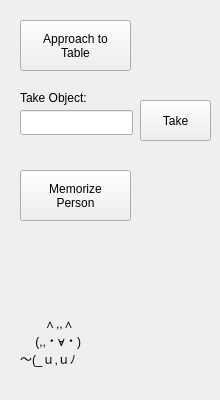
    <widget class="QWidget" name="tabSimpleTasks">
     <attribute name="title">
      <string>Simple Tasks</string>
     </attribute>
     <widget class="QPushButton" name="tksBtnApproachTable">
      <property name="geometry">
       <rect>
        <x>20</x>
        <y>20</y>
        <width>111</width>
        <height>51</height>
       </rect>
      </property>
      <property name="text">
       <string>Approach to 
Table</string>
      </property>
     </widget>
     <widget class="QLineEdit" name="tksTxtTakeObject">
      <property name="geometry">
       <rect>
        <x>20</x>
        <y>110</y>
        <width>113</width>
        <height>25</height>
       </rect>
      </property>
     </widget>
     <widget class="QLabel" name="label_6">
      <property name="geometry">
       <rect>
        <x>20</x>
        <y>90</y>
        <width>111</width>
        <height>16</height>
       </rect>
      </property>
      <property name="text">
       <string>Take Object:</string>
      </property>
     </widget>
     <widget class="QPushButton" name="tksBtnTakeObject">
      <property name="geometry">
       <rect>
        <x>140</x>
        <y>100</y>
        <width>71</width>
        <height>41</height>
       </rect>
      </property>
      <property name="text">
       <string>Take</string>
      </property>
     </widget>
     <widget class="QPushButton" name="tksBtnApproachTable_2">
      <property name="geometry">
       <rect>
        <x>20</x>
        <y>170</y>
        <width>111</width>
        <height>51</height>
       </rect>
      </property>
      <property name="text">
       <string>Memorize
Person</string>
      </property>
     </widget>
     <widget class="QLabel" name="label_9">
      <property name="geometry">
       <rect>
        <x>20</x>
        <y>290</y>
        <width>121</width>
        <height>101</height>
       </rect>
      </property>
      <property name="text">
       <string>　　∧,,∧ 
　 (,,・∀・) 
～(_ｕ,ｕﾉ</string>
      </property>
     </widget>
    </widget>
